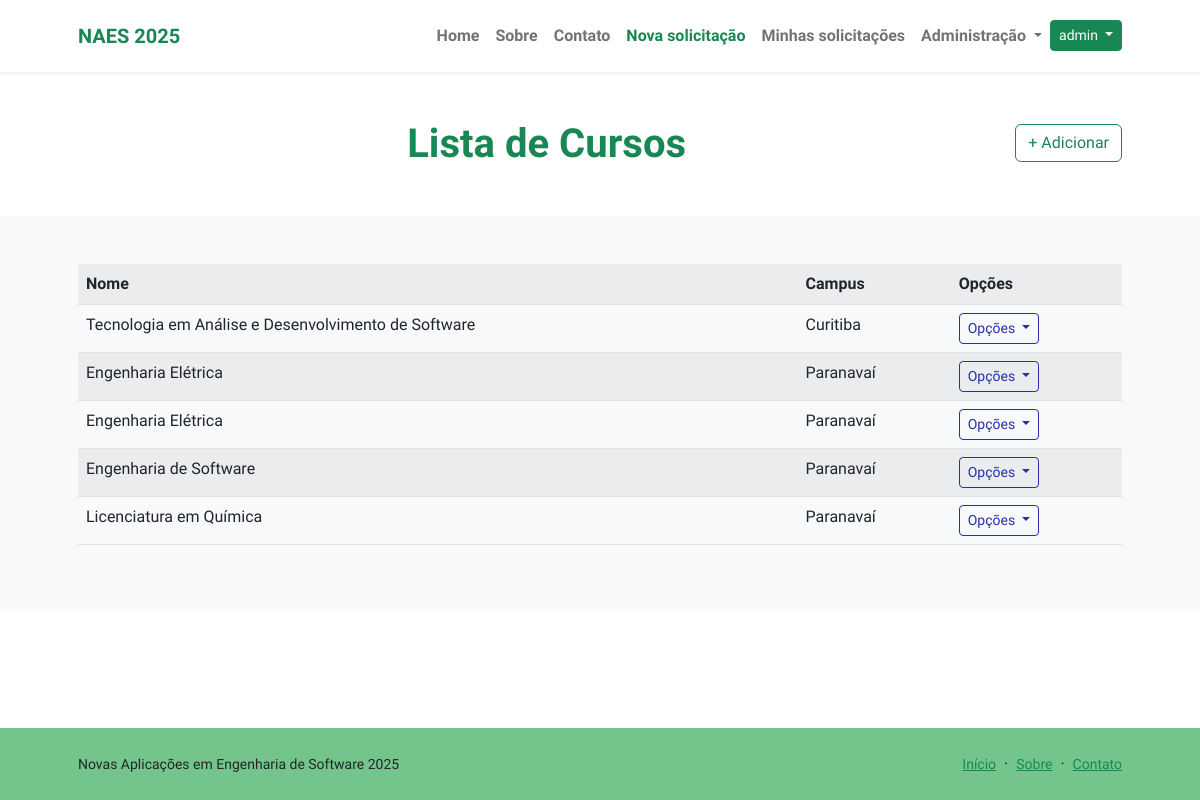
The page /protocolo/listar/cursos/ (signed in) on the database its author committed.
### protocolos/models.py (models this page shows, shortened)
class Curso(models.Model):
    nome = models.CharField(max_length=150)
    campus = models.ForeignKey(Campus, on_delete=models.PROTECT)
    class Meta:
        ordering = ["nome"]

class Campus(models.Model):
    nome = models.CharField(max_length=120)
    class Meta:
        ordering = ["nome"]
        verbose_name_plural = "Campi"

### protocolos/views.py (the view)
# urls.py: path("listar/cursos/", CursoList.as_view(), name="listar-curso"),
class CursoList(LoginRequiredMixin, ListView):
    template_name = "protocolos/listas/curso.html"
    model = Curso
    ordering = ["campus", "nome"]

### protocolos/templates/protocolos/listas/curso.html (shortened to what this page needs)
{% extends "paginasweb/modelos/index.html" %}
{% load static %}
{% block header %}
<div class="text-center">
    <h1 class="display-6 fw-bolder mb-4">
        <span class="text-success d-inline">
            Lista de Cursos
        </span>
        <a href="{% url "cadastrar-curso" %}" class="mt-1 btn btn-outline-success float-lg-end">
            + Adicionar
        </a>
    </h1>
</div>
{% endblock header %}
{% block conteudo %}
<div>
    <table class="table table-striped">
        <tr>
            <th>Nome</th>
            <th>Campus</th>
            <th>Opções</th>
        </tr>
        {% for object in object_list %}
        <tr>
            <td>{{ object.nome }}</td>
            <td>{{ object.campus.nome }}</td>
            <td>
                <div class="dropdown">
                    <button class="btn btn-outline-primary btn-sm dropdown-toggle" type="button" data-bs-toggle="dropdown" aria-expanded="false">
                        Opções
                    </button>
                </div>
            </td>
        </tr>
        {% empty %}
        <tr>
            <td colspan="3">Nenhum registro encontrado.</td>
        </tr>
        {% endfor %}
    </table>
</div>
{% endblock conteudo %}

### paginasweb/templates/paginasweb/modelos/index.html (shortened to what this page needs)
{% load static %}
<!DOCTYPE html>
<html lang="pt-br">
    <head>
        <link href="https://cdn.jsdelivr.net/npm/bootstrap-icons@1.8.1/font/bootstrap-icons.css" rel="stylesheet" />
        <link href="{% static 'css/styles.css' %}" rel="stylesheet" />
    </head>
    <body class="d-flex flex-column h-100">
        <main class="flex-shrink-0">
            {% block menu %}
            <nav class="navbar navbar-expand-lg navbar-light bg-white py-3 fixed-top shadow-sm">
                <div class="container px-5">
                    <a class="navbar-brand" href="{% url 'index' %}">
                        <span class="fw-bolder text-success">NAES 2025</span>
                    </a>
                    <div class="collapse navbar-collapse" id="navbarSupportedContent">
                        <ul class="navbar-nav ms-auto mb-2 mb-lg-0 fw-bolder">
                            <li class="nav-item">
                                <a class="nav-link" href="{% url 'index' %}">Home</a>
                            </li>
                            <li class="nav-item">
                                <a class="nav-link" href="{% url 'sobre' %}">Sobre</a>
                            </li>
                            <li class="nav-item">
                                <a class="nav-link" href="{% url "contato" %}">Contato</a>
                            </li>
                            {% if request.user.is_authenticated %}
                            <li class="nav-item">
                                <a class="nav-link link-success" href="{% url "cadastrar-solicitacao" %}">Nova solicitação</a>
                            </li>
                            <li class="nav-item">
                                <a class="nav-link" href="{% url "listar-solicitacao" %}">Minhas solicitações</a>
                            </li>
                            <li class="nav-item dropdown">
                                <a class="nav-link dropdown-toggle" href="#" role="button" data-bs-toggle="dropdown" aria-expanded="false">
                                    Administração
                                </a>
                            </li>
                            <li class="nav-item">
                                <div class="btn-group mt-1">
                                    <button type="button" class="btn btn-success btn-sm dropdown-toggle" data-bs-toggle="dropdown" aria-expanded="false">
                                      {{ request.user }}
                                    </button>
                                </div>
                            </li>
                            {% endif %}
                        </ul>
                    </div>
                </div>
            </nav>
            {% endblock menu %}
            <header class="py-4 mt-5">
                <div class="container px-5 mt-5">
                    <div class="row gx-5 align-items-center">
                        <div class="col-xxl">
                            {% block header %}{% endblock header %}
                        </div>
                    </div>
                </div>
            </header>
            <section class="bg-light py-5">
                <div class="container px-5">
                    <div class="row gx-5 justify-content-center">
                        <div class="col-xxl">
                            {% block conteudo %}{% endblock conteudo %}
                        </div>
                    </div>
                </div>
            </section>
        </main>
        <footer class="bg-ifpr-verde-claro py-4 mt-auto">
            <div class="container px-5">
                <div class="row align-items-center justify-content-between flex-column flex-sm-row">
                    {% block rodape %}
                    <div class="col-auto">
                        <div class="small m-0">Novas Aplicações em Engenharia de Software 2025</div>
                    </div>
                    <div class="col-auto">
                        <a class="small link-success" href="{% url 'index' %}">Início</a>
                        <span class="mx-1">&middot;</span>
                        <a class="small link-success" href="{% url 'sobre' %}">Sobre</a>
                        <span class="mx-1">&middot;</span>
                        <a class="small link-success" href="#!">Contato</a>
                    </div>
                    {% endblock rodape %}
                </div>
            </div>
        </footer>
    </body>
</html>

### rows shown on the page
Curso: nome "Tecnologia em Análise e Desenvolvimento de Software", campus.nome "Curitiba"
Curso: nome "Engenharia Elétrica", campus.nome "Paranavaí"
Curso: nome "Engenharia Elétrica", campus.nome "Paranavaí"
Curso: nome "Engenharia de Software", campus.nome "Paranavaí"
Curso: nome "Licenciatura em Química", campus.nome "Paranavaí"

### other values the page prints
{{ request.user }} "admin"
